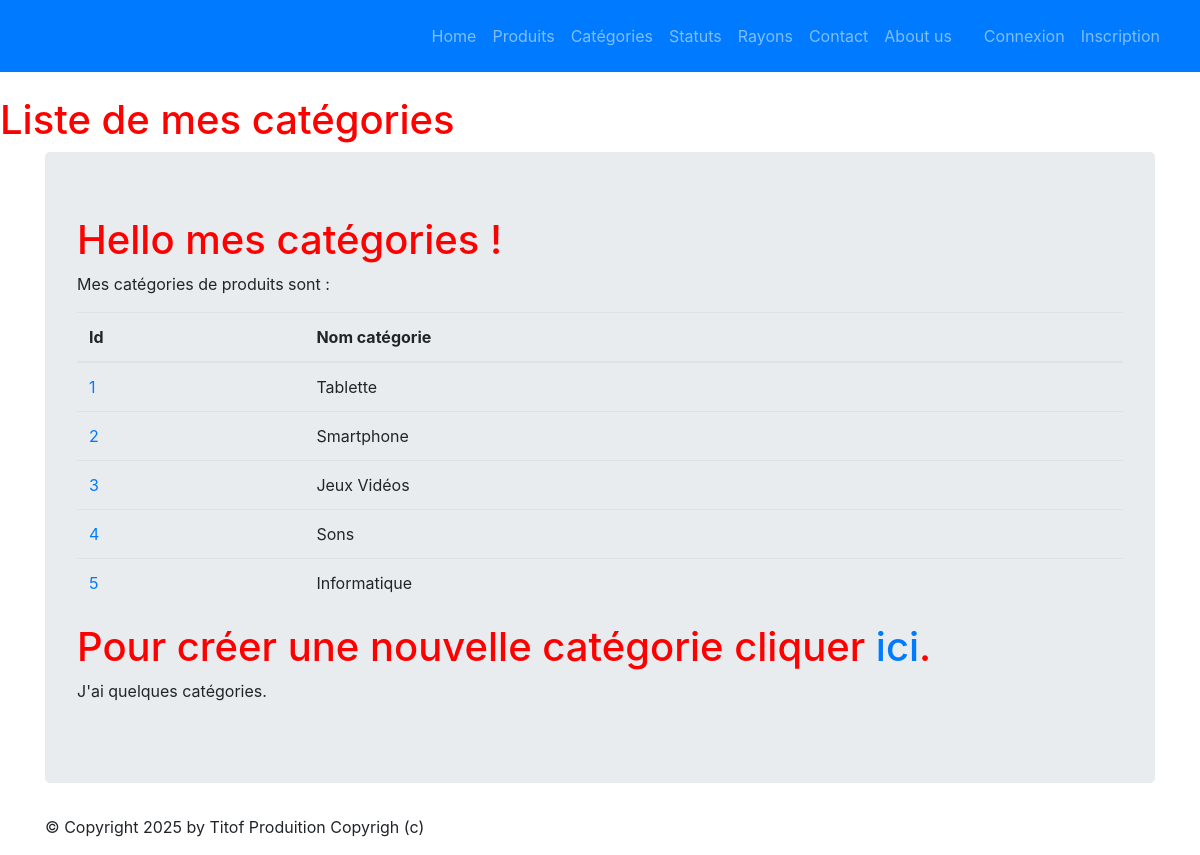
The app's page /monApp/categories/ with its own data.
### monApp/models.py (models this page shows, shortened)
class Categorie(models.Model):
    idCat = models.AutoField(primary_key=True)
    nomCat = models.CharField(max_length=100)

### monApp/views.py (the view)
# urls.py: path("categories/", views.CategorieListView.as_view(), name="lst_cats"),
class CategorieListView(ListView):
    model = Categorie
    template_name = "monApp/list_categories.html"
    context_object_name = "cats"
    def get_context_data(self, **kwargs):
        context = super(CategorieListView, self).get_context_data(**kwargs)
        context['titremenu'] = "Liste de mes catégories"
        return context

### monApp/templates/monApp/list_categories.html (shortened to what this page needs)
{% extends 'monApp/base.html' %}
{% block menu %}
    <h1>{{ titremenu }}</h1>
{% endblock %}
{% block contenu %}
    <h1>Hello mes catégories !</h1>
    <p>Mes catégories de produits sont :</p>
    <table class="table">
        <thead>
            <th>Id</th>
            <th>Nom catégorie</th>
        </thead>
        <tbody>
            {% for cat in cats %}
            <tr>
                <td><a href="{% url 'dtl_cat' cat.idCat %}">{{ cat.idCat }}</a></td>
                <td>{{ cat.nomCat }}</td>
            </tr>
            {% endfor %}
        </tbody>
    </table>
    <h1>Pour créer une nouvelle catégorie cliquer <a href="{% url 'crt-cat' %}">ici</a>.</h1>
    <p>
        J'ai
        {% if cats|length < 5 %}
            peu de
        {% elif cats|length < 10 %}
            quelques
        {% else %}
            beaucoup de
        {% endif %}
            catégories.
    </p>
{% endblock %}

### static/styles.css (style rules this page uses)
h1 { color: red }
body { display: flex; flex-direction: column; }

### records on screen
Categorie: idCat "1", nomCat "Tablette"
Categorie: idCat "2", nomCat "Smartphone"
Categorie: idCat "3", nomCat "Jeux Vidéos"
Categorie: idCat "4", nomCat "Sons"
Categorie: idCat "5", nomCat "Informatique"

### other values on screen
{{ titremenu }} "Liste de mes catégories"
